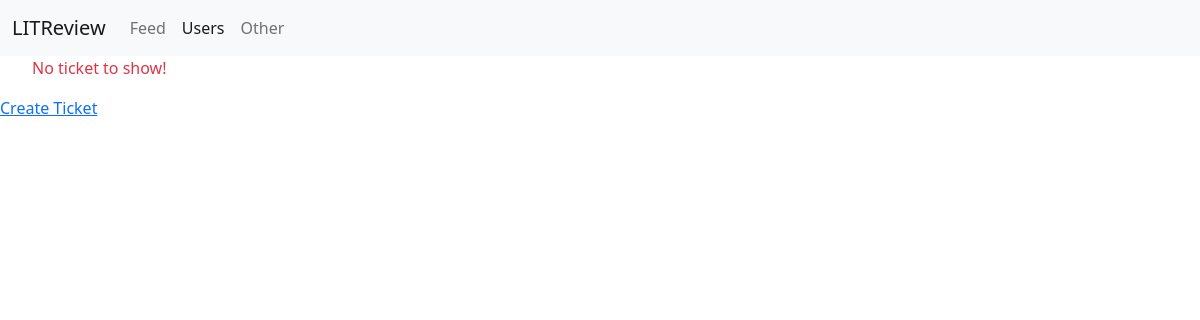
The app's page /tickets, older data.
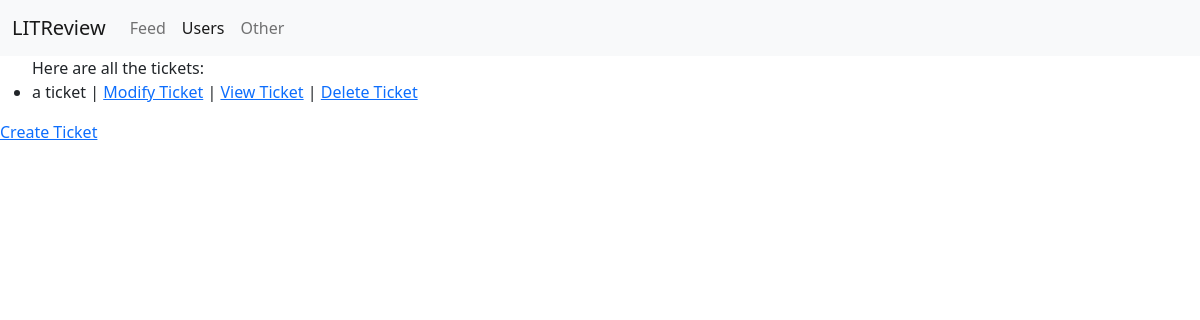
The same page, newer data.
### webapp/models.py (models this page shows)
class Ticket(models.Model):
    title = models.CharField(max_length=128, blank=True)
    description = models.TextField(max_length=2059, blank=True)
    user = models.ForeignKey(
        to=settings.AUTH_USER_MODEL, on_delete=models.CASCADE, blank=True)
    image = models.ImageField(upload_to='images/', null=True, blank=True)
    time_created = models.DateTimeField(auto_now_add=True)

### webapp/views.py (the view)
# urls.py: path('tickets', views.list_tickets, name="list_tickets"),
def list_tickets(request):
    tickets = Ticket.objects.all()
    return render(request, 'list_tickets.html', {'tickets': tickets})

### webapp/templates/list_tickets.html
{% extends "main.html" %}
{% block content %}
<ul>
  {% if tickets %}
    <span>Here are all the tickets:</span>
    {% for ticket in tickets  %}
      <li>{{ticket.title}} | <a href="{% url 'create_ticket' ticket_id=ticket.id %}">Modify Ticket</a> | <a href="{% url 'view_ticket' ticket_id=ticket.id %}">View Ticket</a> | <a href="{% url 'delete_ticket' ticket_id=ticket.id %}">Delete Ticket</a></li>
    {% endfor %}
  {% else %}
      <span class="text-danger"> No ticket to show!</span>
  {% endif %}
</ul>
<a href="{% url 'create_ticket' %}">Create Ticket</a>
{% endblock content %}

Row changes from the older to the newer data that the page shows:
added Ticket: title "a ticket"
Text that changed along with them:
text no longer shown: "No ticket to show!"
text now shown: "Here are all the tickets:"
